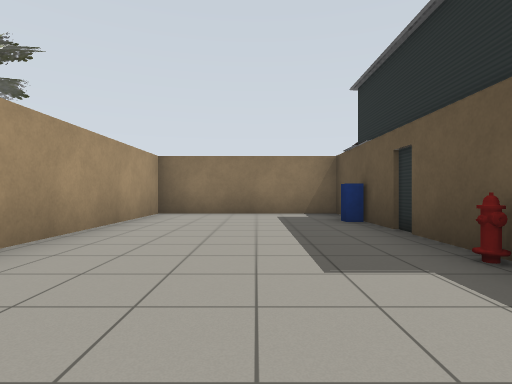
view 1 (above)

24 first-person views from a walk through a Gazebo world. The camera is 0.94 m above the floor, looks level and sees 80° across. Floor lines are 1 m apart. The floor is counted in squares, 2 m on a side. Each view is taken from the middle of a square. On the plan, view 1 faces up. The plan holds only what a view shows up to about 9 squares ahead; the rest is blank. Some stock models are drawn as simple stand-ins. Some surface patterns are stand-ins.

view 2
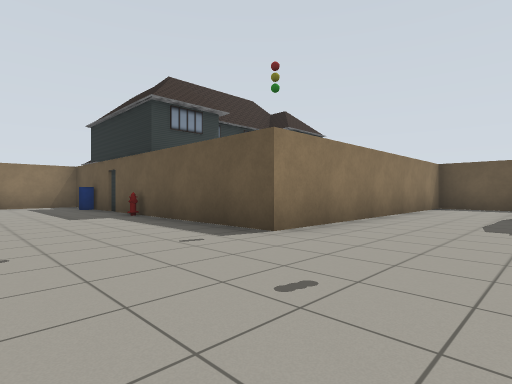

view 3
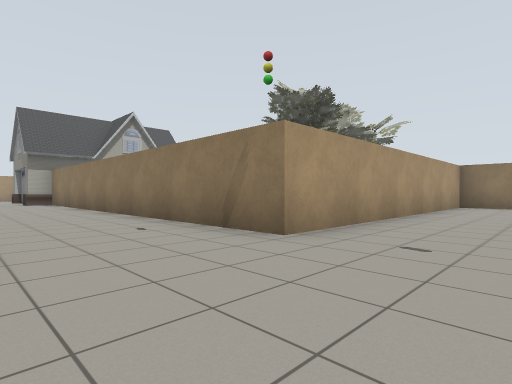

view 4
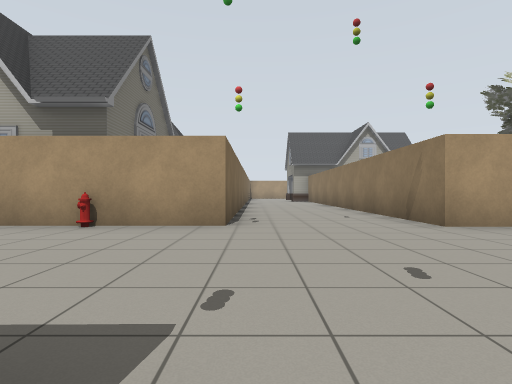

view 5
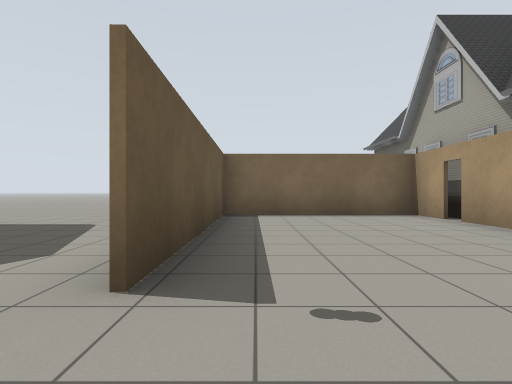

view 6
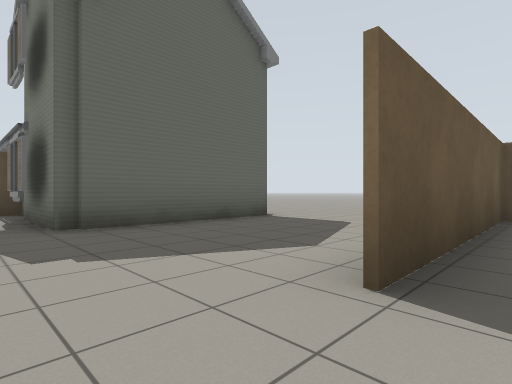

view 7
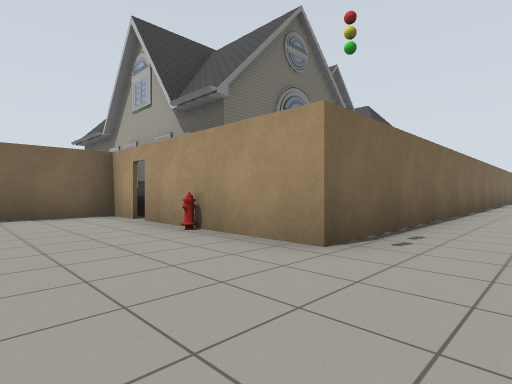

view 8
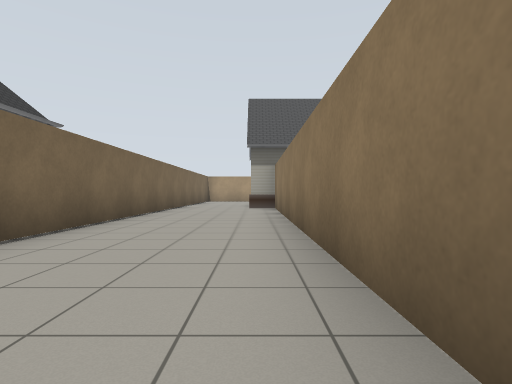

view 9
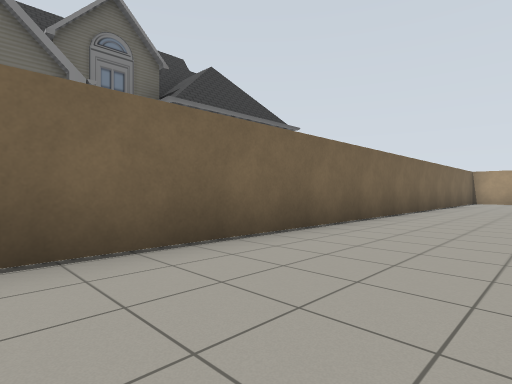

view 10
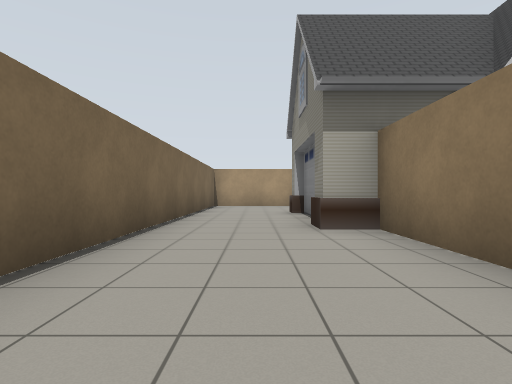

view 11
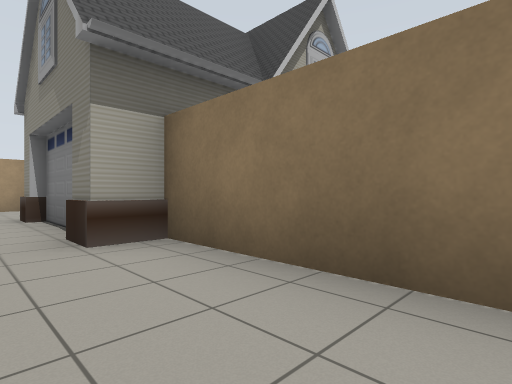

view 12
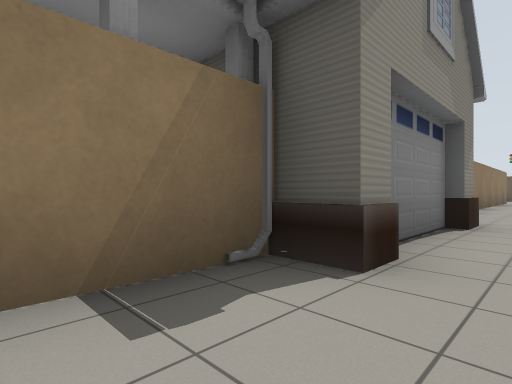

view 13
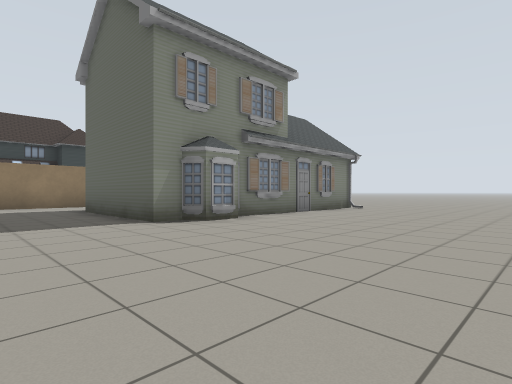

view 14
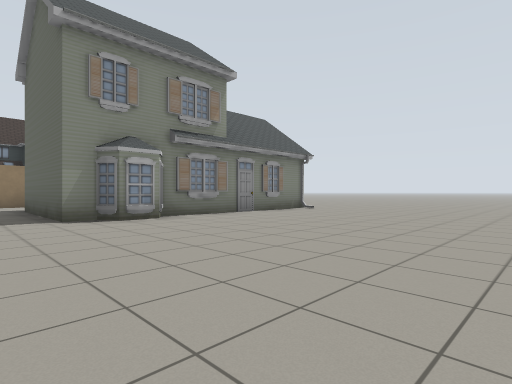

view 15
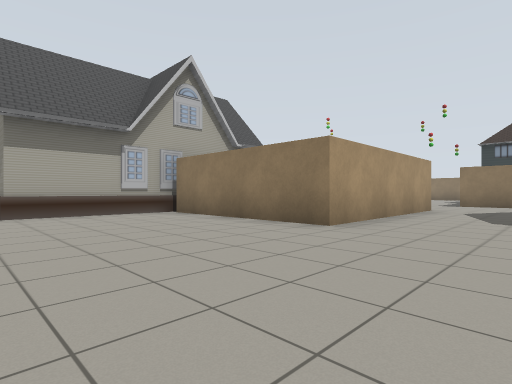

view 16
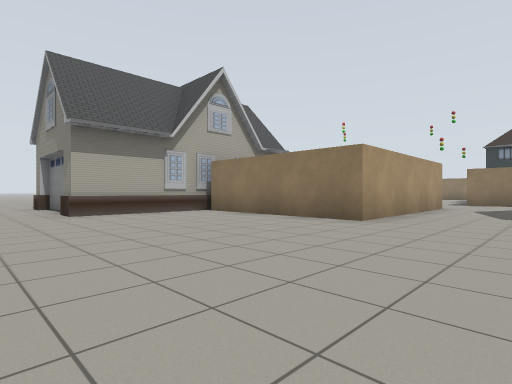

view 17
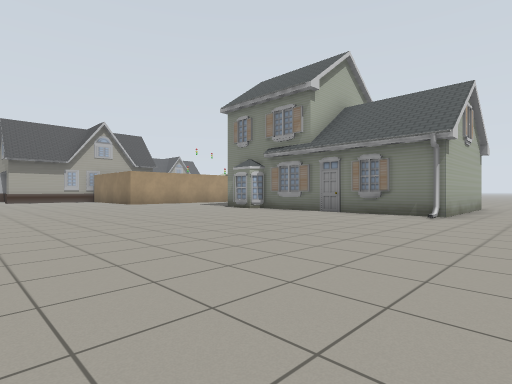

view 18
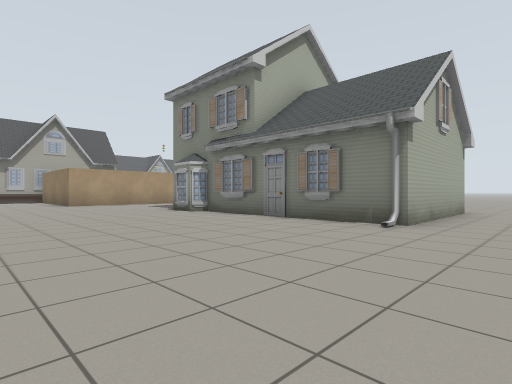

view 19
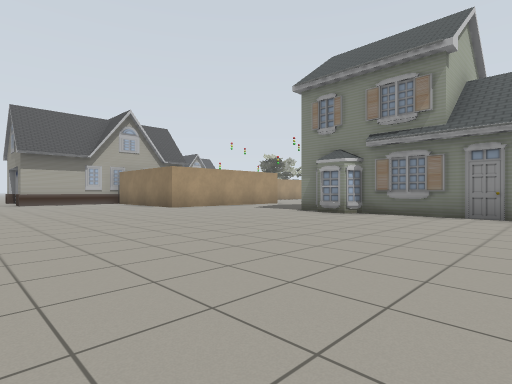

view 20
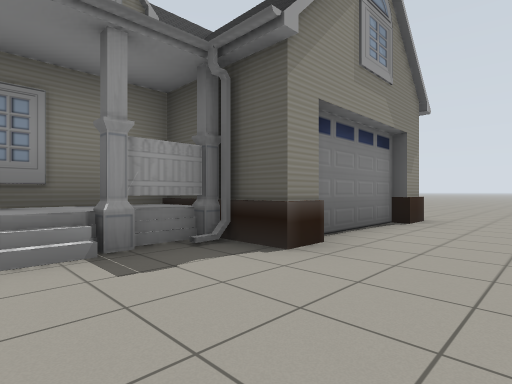

view 21
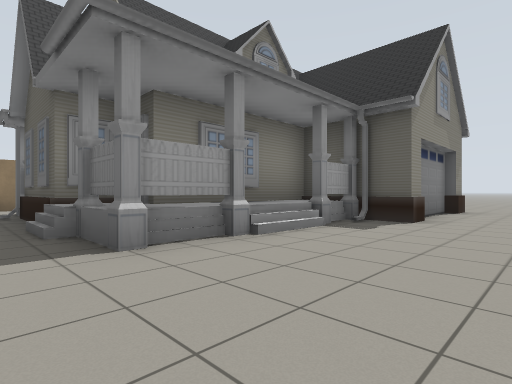

view 22
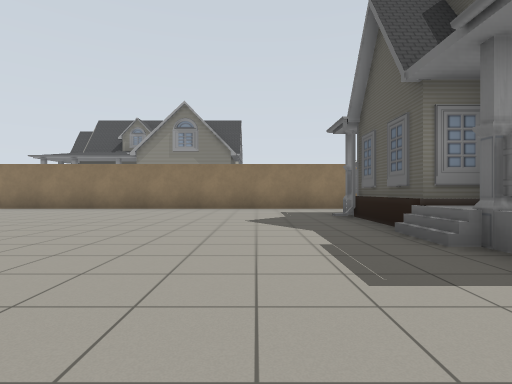

view 23
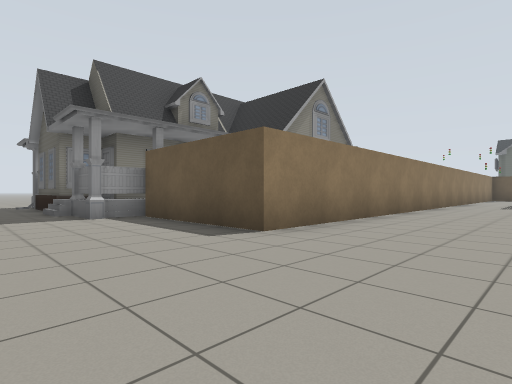

view 24
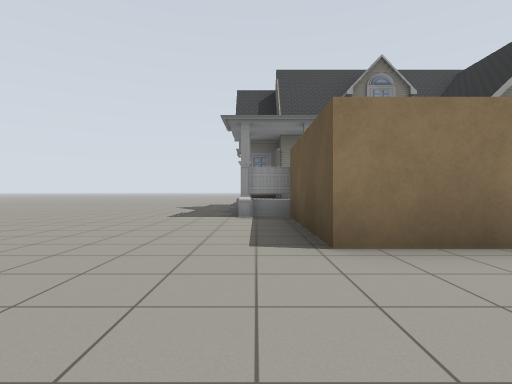

### Floor plan
Key: @ floor where view 1 was taken; # wall or solid block; . floor; D open door; P postbox; T oak tree; H fire hydrant; U house.
Columns run from 22 left of view 1 to 13 right of it. Each row starts with its distance up from view 1.
  7                     #####
  6                     #...#
  5                     #...P
  4  .U                 #...D
  3  .U               T #...#
  2 ..UU     U       TTT#...HUUUU
  1 ..UUUUUUUU          #...#
  0 ..UUUUUUUU          #.@.#
 -1 ..UUUUU UU###########...######## ..
 -2 ...#.. UUU.....................# ..
 -3 ...#...........................# ..
 -4 ...##################.......UUU#UU.
 -5 .............       #...#...  U  U.
 -6 .............      UH...#... UU  U.
 -7 ............UUUUUUUU....#... UU  U..
 -8       ......UUU U UUD...#...U.......
 -9       ......UUUUUUUU#####...........
-10        .....UUUUUUUU................
-11         ....UUUUUUUU................
-12          .......UUUU................
-13           ..........................
-14            ......... ...............

Positions as (right, up) in squares from view 1, and headings:
1: (0, 0), facing up
2: (-1, -4), facing up-right
3: (0, -4), facing up-left
4: (2, -4), facing left
5: (1, -3), facing down
6: (1, -3), facing down-right
7: (0, -3), facing down-left
8: (-4, -2), facing left
9: (-5, -2), facing down-left
10: (-9, -3), facing left
11: (-10, -3), facing up-left
12: (-18, -3), facing up-right
13: (3, -12), facing up-right
14: (4, -13), facing up-right
15: (4, -13), facing up-left
16: (4, -14), facing up-left
17: (13, -14), facing up-left
18: (13, -12), facing up-left
19: (10, -14), facing up-left
20: (-8, -14), facing up-right
21: (-11, -14), facing up-right
22: (-12, -13), facing up
23: (-22, -7), facing up-right
24: (-20, -7), facing up
